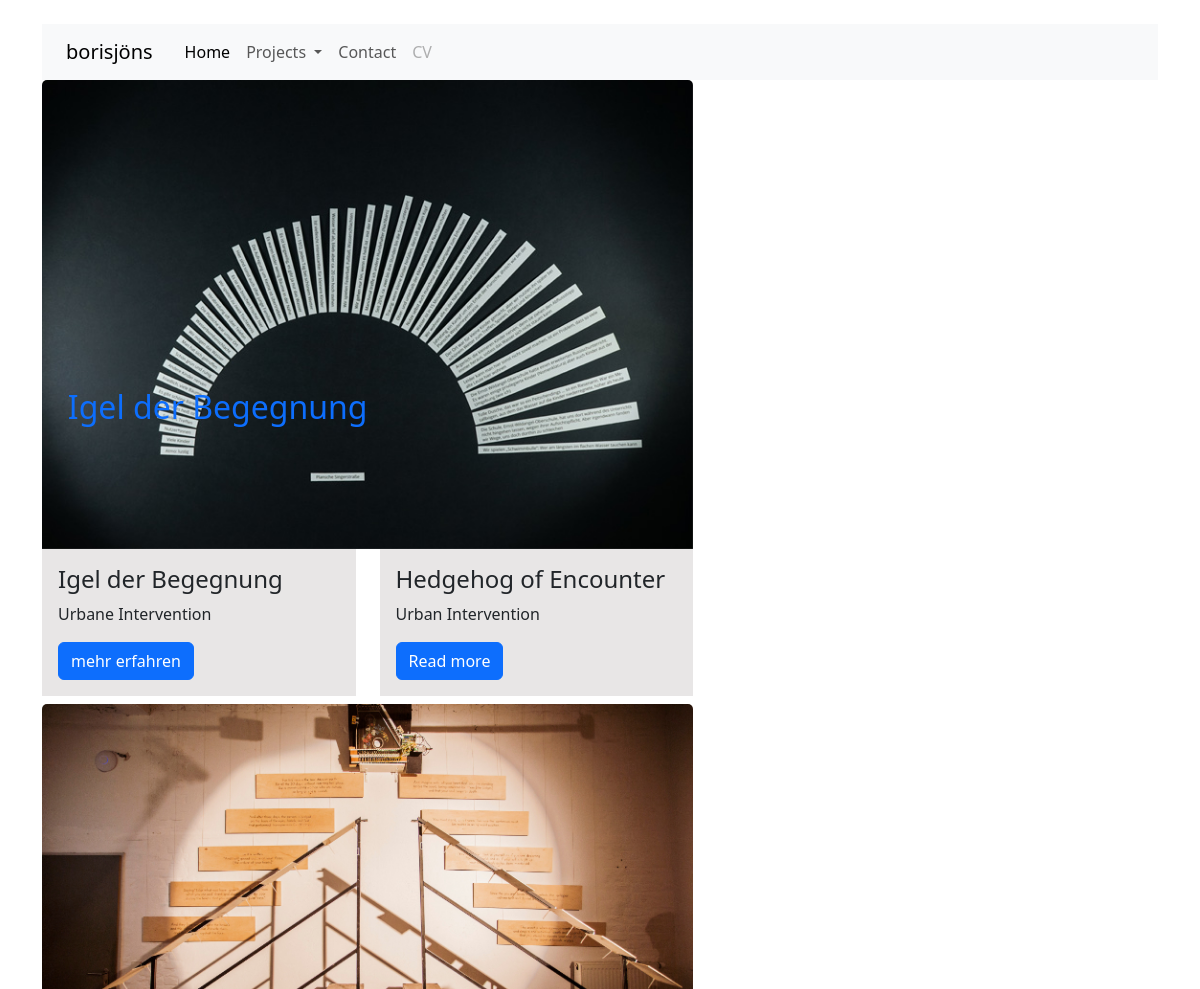
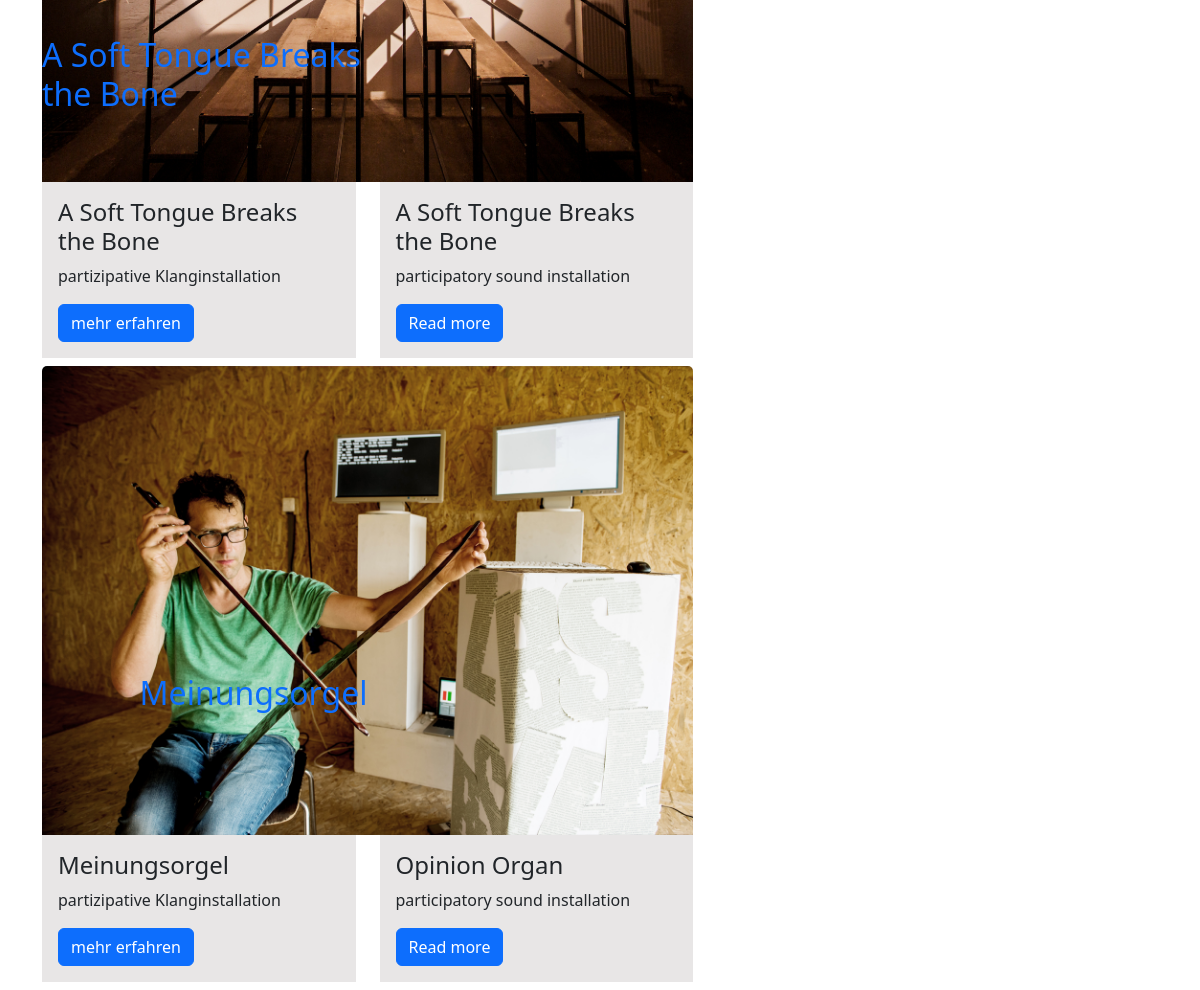
The app's page /projects02/ with its own data (2 pictures, top to bottom).
### projects02/models.py (models this page shows, shortened)
class Project(models.Model):
    FEATURED = (
        ('Y', 'YES'),
        ('N', 'NO')
    )
    title = models.CharField(max_length=250, blank=True)
    titel= models.CharField(max_length=250, blank=True)
    short_description = models.CharField(max_length=250, blank=True)
    kurzbeschreibung = models.CharField(max_length=250, blank=True)
    description = RichTextField(blank=True, null=True)
    beschreibung = RichTextField(blank=True, null=True)
    image = models.FileField(blank=True)
    embed = models.URLField(max_length= 250, blank=True)
    featured = models.CharField(max_length=10, blank=True, choices=FEATURED)

### projects02/views.py (the view)
# urls.py: path('', views.project_view, name='project'),
def project_view(request):
    projects = Project.objects.all()
    return render(request, 'project.html', {'projects': projects})

### projects02/templates/project.html (shortened to what this page needs)
<!DOCTYPE html>
<html lang="en">
<head>
</head>
<body>
{% extends 'base.html' %}
{% block page_content %}
{% load static %}
<link rel='stylesheet' href="{% static 'projects02/custom.css' %}" type='text/css' />
{% for project in projects %}
<div class="container"
        <div class="row">
              <div class="col-md-7 mb-3 mb-sm-2">
                  <div class="card">
                    <div class="view overlay">
                        <a href="{% url 'projects02:carousel' project.id %}" >
                                <img class="card-img-top" src="{{project.image.url}}" alt="">
                                <div class="title">
                                    <h2>{{project.titel}}</h2>
                                </div>
                            </div>
                        <div class="row">
                              <div class="col">
                                <div class="card">
                                     <div class="card-body">
                                        <h4 class="card-title">{{project.titel}}</h4
                                        <p class="card-text">{{project.kurzbeschreibung}}</p>
                                        <a href="{% url 'projects02:carousel' project.id %}" class="btn btn-primary btn-md">mehr erfahren</a>
                                     </div>
                                </div>
                              </div>
                            <div class="col">
                                <div class="card">
                                    <div class="card-body">
                                        <h4 class="card-title">{{project.title}}</h4
                                        <p class="card-text">{{project.short_description}}</p>
                                        <a href="{% url 'projects02:carousel' project.id %}" class="btn btn-primary btn-md">Read more</a>
                                    </div>
                                </div>
                            </div>
                        </div>
                    </div>
                  </div>
                </div>
        {% endfor %}
{% endblock %}

### projects02/static/projects02/custom.css (style rules this page uses)
.card-body { background-color: #e8e6e6; }
.card { border: 0.0; }
.card-img-top { position: relative; }
.title { position: absolute; top: 50%; right: 50%; }

### records on screen
Project: image (picture), titel "Igel der Begegnung", kurzbeschreibung "Urbane Intervention", title "Hedgehog of Encounter", short_description "Urban Intervention"
Project: image (picture), titel "A Soft Tongue Breaks the Bone", kurzbeschreibung "partizipative Klanginstallation", title "A Soft Tongue Breaks the Bone", short_description "participatory sound installation"
Project: image (picture), titel "Meinungsorgel", kurzbeschreibung "partizipative Klanginstallation", title "Opinion Organ", short_description "participatory sound installation"
